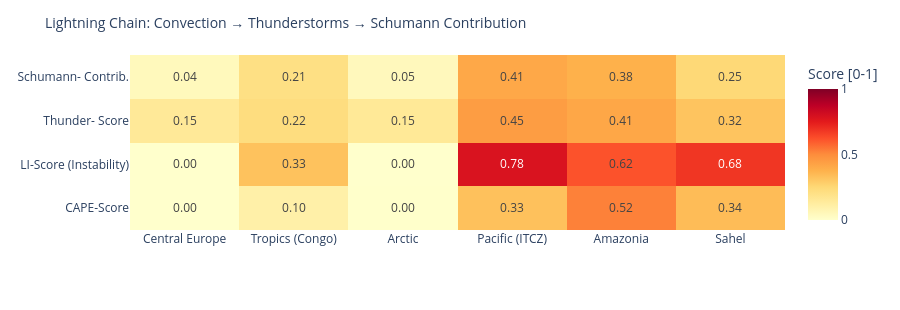

The notebook cell this image was saved under:
### Code cell
# ============================================================
# LIGHTNING CHAIN: Convection → Thunderstorms → Schumann
# Shows the causal chain per measurement point as heatmap
# ============================================================

def cape_score(v):
    """CAPE → normalized score [0,1]"""
    if v is None or pd.isna(v): return 0.0
    return min(1.0, float(v) / 3000)

def li_score(v):
    """Lifted Index: negative = unstable → score [0,1]"""
    if v is None or pd.isna(v): return 0.3
    return min(1.0, max(0.0, (-float(v) + 6) / 12))

def cloud_score(v):
    if v is None or pd.isna(v): return 0.3
    return float(v) / 100

def thunder_score(row):
    """Kombinierter Gewitterwahrscheinlichkeits-Score
    CAPE + LI + Bedeckung + WMO-Gewitter + konvektiver Niederschlag (showers)
    Hinweis: X-Ray und Kp sind kein Bestandteil – nur geomagn./solarer Kontext.
    """
    cs = cape_score(row.get('cape'))
    ls = li_score(row.get('li'))
    cl = cloud_score(row.get('cloud'))
    t  = 1.0 if row.get('thunderstorm') else 0.0
    # Convective precipitation (showers) as additional indicator
    sh = min(1.0, (row.get('showers') or 0) / 5.0)
    return round(cs * 0.30 + ls * 0.25 + cl * 0.15 + t * 0.20 + sh * 0.10, 3)

def schumann_contribution(t_score, lat):
    """Schumann contribution: higher in tropics (±30°), scaled by thunderstorm score"""
    lat_weight = max(0.3, 1.0 - abs(lat) / 60)
    return round(t_score * lat_weight, 3)

df_atm['cape_score']   = df_atm.apply(lambda r: cape_score(r['cape']), axis=1)
df_atm['li_score']     = df_atm.apply(lambda r: li_score(r['li']),    axis=1)
df_atm['thunder_score']= df_atm.apply(lambda r: thunder_score(r.to_dict()), axis=1)
df_atm['schumann_contribution'] = df_atm.apply(
    lambda r: schumann_contribution(r['thunder_score'], r['lat']), axis=1)

metrics = ['cape_score', 'li_score', 'thunder_score', 'schumann_contribution']
labels  = ['CAPE-Score', 'LI-Score\n(Instability)', 'Thunder-\nScore', 'Schumann-\nContrib.']
z_data  = [df_atm[m].tolist() for m in metrics]

fig = go.Figure(go.Heatmap(
    z=z_data,
    x=df_atm['point'].tolist(),
    y=labels,
    colorscale='YlOrRd',
    zmin=0, zmax=1,
    text=[[f'{v:.2f}' for v in row] for row in z_data],
    texttemplate='%{text}', textfont=dict(size=12),
    colorbar=dict(title='Score [0-1]')
))
fig.update_layout(
    title=dict(text='Lightning Chain: Convection → Thunderstorms → Schumann Contribution', font=dict(size=14)),
    height=310,
    plot_bgcolor='rgba(0,0,0,0)', paper_bgcolor='rgba(0,0,0,0)',
    margin=dict(l=130, r=80, t=55, b=80)
)
fig.show()

### Figure 1 — Plotly figure (JSON) as saved in the notebook; plotly's stock layout.template omitted (floating-point values rounded to 4 significant figures)
{"data": [{"colorbar": {"title": {"text": "Score [0-1]"}}, "colorscale": [[0.0, "rgb(255,255,204)"], [0.125, "rgb(255,237,160)"], [0.25, "rgb(254,217,118)"], [0.375, "rgb(254,178,76)"], [0.5, "rgb(253,141,60)"], [0.625, "rgb(252,78,42)"], [0.75, "rgb(227,26,28)"], [0.875, "rgb(189,0,38)"], [1.0, "rgb(128,0,38)"]], "text": [["0.00", "0.10", "0.00", "0.33", "0.52", "0.34"], ["0.00", "0.33", "0.00", "0.78", "0.62", "0.68"], ["0.15", "0.22", "0.15", "0.45", "0.41", "0.32"], ["0.04", "0.21", "0.05", "0.41", "0.38", "0.25"]], "textfont": {"size": 12}, "texttemplate": "%{text}", "type": "heatmap", "x": ["Central Europe", "Tropics (Congo)", "Arctic", "Pacific (ITCZ)", "Amazonia", "Sahel"], "y": ["CAPE-Score", "LI-Score\n(Instability)", "Thunder-\nScore", "Schumann-\nContrib."], "z": [[0.0, 0.1033, 0.003333, 0.3267, 0.5233, 0.3433], [0.0, 0.325, 0.0, 0.7833, 0.6167, 0.6833], [0.15, 0.223, 0.153, 0.445, 0.413, 0.317], [0.045, 0.208, 0.046, 0.408, 0.379, 0.248]], "zmax": 1, "zmin": 0}], "layout": {"height": 310, "margin": {"b": 80, "l": 130, "r": 80, "t": 55}, "paper_bgcolor": "rgba(0,0,0,0)", "plot_bgcolor": "rgba(0,0,0,0)", "title": {"font": {"size": 14}, "text": "Lightning Chain: Convection → Thunderstorms → Schumann Contribution"}}}
